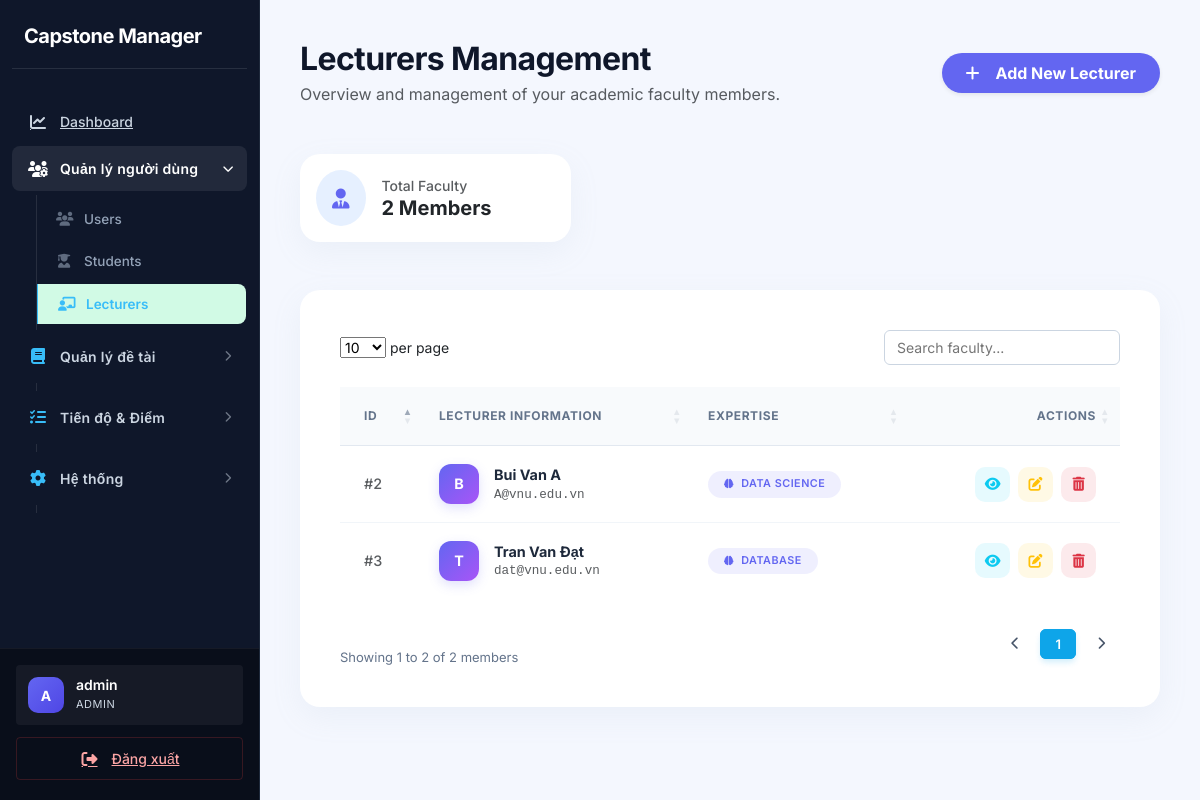
The page /index.php?page=lecturers (signed in) on the database its author committed.
### tables this page shows
CREATE TABLE `lecturers` (
  `id` int(11) NOT NULL,
  `user_id` int(11) DEFAULT NULL,
  `full_name` varchar(150) DEFAULT NULL,
  `expertise` text DEFAULT NULL,
  `quota` int(11) DEFAULT 8,
  `created_at` timestamp NOT NULL DEFAULT current_timestamp()
);

CREATE TABLE `users` (
  `id` int(11) NOT NULL,
  `email` varchar(100) NOT NULL,
  `password` varchar(255) NOT NULL,
  `role` enum('admin','student','lecturer') NOT NULL DEFAULT 'student',
  `status` enum('active','locked') DEFAULT 'active',
  `created_at` timestamp NOT NULL DEFAULT current_timestamp()
);

### app/controllers/LecturerController.php (called while the page is built, shortened)
<?php
class LecturerController {
    private $lecturerModel;
    public function __construct() {
        $this->lecturerModel = new Lecturer();
    }
    public function index() {
        $lecturers = $this->lecturerModel->getAll();
        require '../app/views/lecturers/index.php';
    }
}

### core/Database.php (called while the page is built)
<?php
class Database {
    private static $instance = null;
    private $conn;
    private $host = "localhost";
    private $dbname = "capstone_manager";
    private $username = "root";
    private $password = "";
    private function __construct(){
        try{
            $this->conn = new PDO(
                "mysql:host={$this->host};dbname={$this->dbname};charset=utf8mb4",
                $this->username,
                $this->password
            );
            $this->conn->setAttribute(
                PDO::ATTR_ERRMODE,
                PDO::ERRMODE_EXCEPTION
            );
            $this->conn->setAttribute(
                PDO::ATTR_DEFAULT_FETCH_MODE,
                PDO::FETCH_ASSOC
            );
        }catch(PDOException $e){
            die("Database Error: " . $e->getMessage());
        }
    }
    public static function getInstance(){
        if(self::$instance == null){
            self::$instance = new Database();
        }
        return self::$instance;
    }
    public function getConnection(){
        return $this->conn;
    }
}

### app/models/Lecturer.php (called while the page is built, shortened)
<?php
class Lecturer {
    private $conn;
    public function __construct() {
        $this->conn = Database::getInstance()->getConnection();
    }
    public function getAll() {
        $sql = "SELECT lecturers.*, users.email
                FROM lecturers
                JOIN users ON users.id = lecturers.user_id
                ORDER BY lecturers.id DESC";
        return $this->conn->query($sql)->fetchAll(PDO::FETCH_ASSOC);
    }
}

### app/views/lecturers/index.php (the view, shortened to what this page needs)
<?php require '../app/views/layouts/header.php'; ?>
<?php require '../app/views/layouts/sidebar.php'; ?>
<div class="main-content" style="padding: 40px;">
    <div class="d-flex justify-content-between align-items-center mb-5">
        <div>
            <h2 class="fw-bold mb-1" style="color: #0f172a; letter-spacing: -0.02em;">Lecturers Management</h2>
            <p class="text-muted mb-0">Overview and management of your academic faculty members.</p>
        </div>
        <?php if($_SESSION['user']['role'] == 'admin'): ?>
            <a href="index.php?page=lecturer-create" class="btn btn-primary rounded-pill px-4 py-2 shadow-sm fw-bold d-flex align-items-center" style="background: #6366f1; border: none;">
                <i class="fa-solid fa-plus me-2"></i> Add New Lecturer
            </a>
        <?php endif; ?>
    </div>
    <div class="row mb-4">
        <div class="col-md-4">
            <div class="custom-card p-3 d-flex align-items-center">
                <div class="rounded-circle bg-primary bg-opacity-10 p-3 me-3 text-primary" style="color: #6366f1 !important;">
                    <i class="fa-solid fa-user-tie fa-lg"></i>
                </div>
                <div>
                    <small class="text-muted d-block fw-medium">Total Faculty</small>
                    <span class="fw-bold h5 mb-0"><?= count($lecturers ?? []) ?> Members</span>
                </div>
            </div>
        </div>
    </div>
    <div class="card custom-card">
        <div class="card-body p-0">
            <div class="table-responsive p-3">
                <table class="table datatable table-hover mb-0" id="lecturerTable">
                    <thead>
                        <tr>
                            <th class="ps-4">ID</th>
                            <th>Lecturer Information</th>
                            <th>Expertise</th>
                            <?php if($_SESSION['user']['role'] == 'admin'): ?>
                                <th class="text-end pe-4">Actions</th>
                            <?php endif; ?>
                        </tr>
                    </thead>
                    <tbody>
                        <?php if(!empty($lecturers)): ?>
                            <?php foreach($lecturers as $lecturer): ?>
                                <tr>
                                    <td class="ps-4 fw-medium text-muted">
                                        #<?= $lecturer['id'] ?>
                                    </td>
                                    <td>
                                        <div class="d-flex align-items-center">
                                            <div class="avatar-circle">
                                                <?= strtoupper(substr($lecturer['full_name'], 0, 1)) ?>
                                            </div>
                                            <div>
                                                <div class="fw-bold" style="color: #1e293b;"><?= htmlspecialchars($lecturer['full_name']) ?></div>
                                                <div class="small text-muted font-monospace"><?= htmlspecialchars($lecturer['email']) ?></div>
                                            </div>
                                        </div>
                                    </td>
                                    <td>
                                        <span class="badge badge-expertise rounded-pill small">
                                            <i class="fa-solid fa-brain me-1 small"></i>
                                            <?= htmlspecialchars($lecturer['expertise']) ?>
                                        </span>
                                    </td>
                                    <?php if($_SESSION['user']['role'] == 'admin'): ?>
                                        <td class="text-end pe-4">
                                            <div class="d-flex justify-content-end gap-2">
                                                <a href="index.php?page=lecturer-show&id=<?= $lecturer['id'] ?>"
                                                   class="btn-action bg-info bg-opacity-10 text-info" title="View Details">
                                                    <i class="fa-solid fa-eye"></i>
                                                </a>
                                                <a href="index.php?page=lecturer-edit&id=<?= $lecturer['id'] ?>"
                                                   class="btn-action bg-warning bg-opacity-10 text-warning" title="Edit">
                                                    <i class="fa-solid fa-pen-to-square"></i>
                                                </a>
                                                <a href="index.php?page=lecturer-delete&id=<?= $lecturer['id'] ?>"
                                                   class="btn-action bg-danger bg-opacity-10 text-danger"
                                                   onclick="return confirm('Are you sure you want to delete this lecturer?')" title="Delete">
                                                    <i class="fa-solid fa-trash-can"></i>
                                                </a>
                                            </div>
                                        </td>
                                    <?php endif; ?>
                                </tr>
                            <?php endforeach; ?>
                        <?php endif; ?>
                    </tbody>
                </table>
            </div>
        </div>
    </div>
</div>
<?php require '../app/views/layouts/footer.php'; ?>

### public/assets/css/style.css (style rules this page uses)
:root { --primary: #0f172a; --primary-hover: #1e293b; --secondary: #475569; --success: #059669; --success-light: #d1fae5; --warning: #d97706; --warning-light: #fef3c7; --danger: #dc2626; --danger-light: #fee2e2; --info: #0284c7; --info-light: #e0f2fe; --sidebar-bg: #0f172a; --sidebar-text: #cbd5e1; --sidebar-hover: #1e293b; --sidebar-w: 260px; --bg: #f8f9fa; --surface: #ffffff; --border: #cbd5e1; --border-light: #e2e8f0; --text: #0f172a; --text-muted: #475569; --text-faint: #94a3b8; --radius-sm: 4px; --radius-md: 6px; --radius-lg: 8px; --radius-xl: 8px; --radius-2xl: 12px; --shadow-sm: 0 1px 2px rgba(0, 0, 0, 0.05); --shadow-md: 0 4px 6px -1px rgba(0, 0, 0, 0.1), 0 2px 4px -1px rgba(0, 0, 0, 0.06); --shadow-lg: 0 10px 15px -3px rgba(0, 0, 0, 0.1), 0 4px 6px -2px rgba(0, 0, 0, 0.05); --shadow-hover: 0 10px 15px -3px rgba(0, 0, 0, 0.1); --font: 'Inter', system-ui, -apple-system, sans-serif; --transition: all 0.2s ease-in-out; }
*, *::before, *::after { box-sizing: border-box; margin: 0; padding: 0; }
body { font-family: var(--font); background: var(--bg); color: var(--text); font-size: 14px; line-height: 1.5; -webkit-font-smoothing: antialiased; }
a { text-decoration: none; color: var(--info); transition: var(--transition); }
.main-content { margin-left: var(--sidebar-w); min-height: 100vh; padding: 32px; background: var(--bg); }
.card, .dashboard-box, .table-container, .form-container, .detail-container, .custom-card { background: var(--surface); border-radius: var(--radius-xl); border: 1px solid var(--border-light); box-shadow: var(--shadow-sm); padding: 24px; margin-bottom: 24px; }
.table { width: 100%; border-collapse: separate; border-spacing: 0; margin: 0; font-size: 14px; }
.table thead th { font-weight: 700; text-transform: uppercase; letter-spacing: 0.5px; font-size: 12px; color: #64748b; padding: 14px 16px; background: #ffffff; border-bottom: 2px solid #e2e8f0; white-space: nowrap; border-top: none; }
.table tbody td { padding: 14px 16px; vertical-align: middle; color: #1e293b; border-bottom: 1px solid #f1f5f9; font-weight: 500; }
.table tbody tr:last-child td { border-bottom: none; }
.btn { display: inline-flex; align-items: center; justify-content: center; gap: 8px; padding: 8px 16px; font-size: 14px; font-weight: 600; border: 1px solid transparent; border-radius: 6px; cursor: pointer; transition: all 0.2s ease; line-height: 1.5; }
.btn-primary { background: var(--primary); color: #fff; }
.btn-action { width: 32px; height: 32px; border-radius: 6px; display: inline-flex; align-items: center; justify-content: center; font-size: 14px; border: 1px solid transparent; transition: all 0.2s ease; text-decoration: none; }
.badge { display: inline-flex; align-items: center; justify-content: center; padding: 6px 12px; border-radius: 100px; font-size: 11px; font-weight: 700; text-transform: uppercase; letter-spacing: 0.5px; border: none; }

### app/views/lecturers/index.php (style rules this page uses)
body { font-family: 'Inter', sans-serif; }
.main-content { background-color: #f4f7fe !important; }
.custom-card { border-radius: 1.25rem; border: none; box-shadow: 0 10px 30px rgba(160, 174, 192, 0.1); background: #fff; overflow: hidden; }
.table thead th { background-color: #f8fafc; text-transform: uppercase; font-size: 0.75rem; letter-spacing: 0.05em; color: #64748b; padding: 1.25rem 1rem; border-bottom: 1px solid #e2e8f0; }
.table tbody td { padding: 1.1rem 1rem; vertical-align: middle; color: #334155; border-bottom: 1px solid #f1f5f9; font-size: 0.9rem; }
.avatar-circle { width: 40px; height: 40px; background: linear-gradient(135deg, #6366f1 0%, #a855f7 100%); color: #fff; display: flex; align-items: center; justify-content: center; border-radius: 12px; font-weight: 700; font-size: 0.9rem; margin-right: 15px; box-shadow: 0 4px 12px rgba(99, 102, 241, 0.2); }
.btn-action { width: 35px; height: 35px; display: inline-flex; align-items: center; justify-content: center; border-radius: 10px; transition: all 0.3s cubic-bezier(0.4, 0, 0.2, 1); border: none; text-decoration: none; }
.badge-expertise { background: rgba(99, 102, 241, 0.1); color: #6366f1; font-weight: 600; padding: 0.5rem 1rem !important; }

### rows shown on the page
lecturers: id "3", full_name "T", full_name "Tran Van Đạt", user.email "dat@vnu.edu.vn", expertise "DATABASE"
lecturers: id "2", full_name "B", full_name "Bui Van A", user.email "A@vnu.edu.vn", expertise "DATA SCIENCE"

### other values the page prints
substr($username, 0, 1) "A"
$username "admin"
$_SESSION['user']['role'] "ADMIN"
count($lecturers ?? []) "2"
